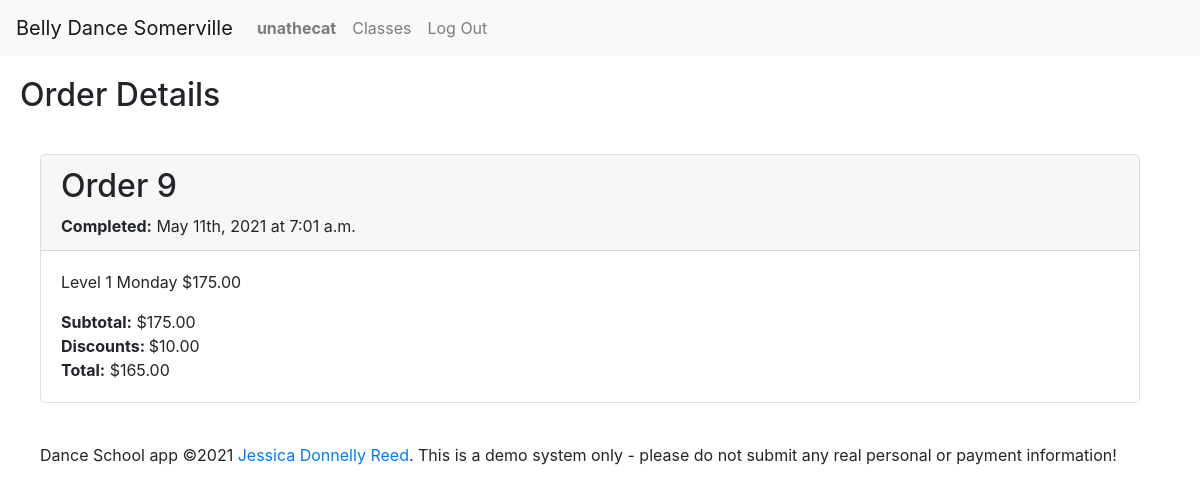
/order/9 (signed in), run on an earlier commit of the app's database.
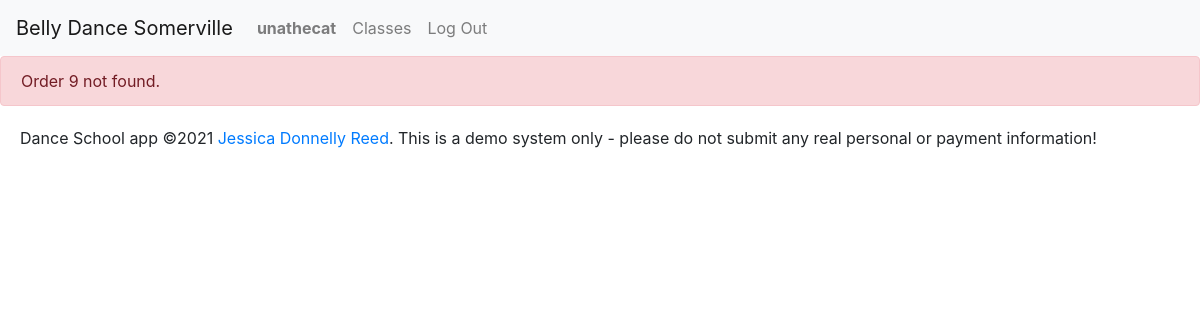
And on a later commit of the database.
### enrollment/models.py (models this page shows, shortened)
class User(AbstractUser):
    timezone = models.CharField(max_length=32, choices=TIMEZONES,
                                default=settings.DEFAULT_TIMEZONE)
    first_name = models.CharField(max_length=128, null=False, blank=False)
    last_name = models.CharField(max_length=128, null=False, blank=False)
    email = models.EmailField(max_length=254, null=False, blank=False)
    phone = models.CharField(max_length=32, null=True, blank=True)
    emergency_first = models.CharField(max_length=128, null=True, blank=True)
    emergency_last = models.CharField(max_length=128, null=True, blank=True)
    emergency_email = models.EmailField(max_length=254, null=True, blank=True)
    emergency_phone = models.CharField(max_length=32, null=True, blank=True)
    accept_terms = models.DateTimeField(null=True, blank=True)
    contact_sheet_notes = models.CharField(
        max_length=2048, null=True, blank=True)

class Order(models.Model):
    student = models.ForeignKey(
        User, on_delete=PROTECT, null=False, blank=False, related_name='orders')
    discount = models.DecimalField(
        max_digits=8, decimal_places=2, null=True, blank=True)
    completed = models.DateTimeField(null=True, blank=True)
    @property
    def subtotal(self):
        try:
            amount = self.line_items.aggregate(Sum('price'))['price__sum']
        except LineItem.DoesNotExist:
            return 0
        return 0 if amount is None else amount
    @property
    def total(self):
        return self.subtotal - self.discount if self.discount is not None else self.subtotal

class LineItem(models.Model):
    order = models.ForeignKey(Order, on_delete=PROTECT,
                              null=False, blank=False, related_name='line_items')
    offering = models.ForeignKey(
        Offering, on_delete=PROTECT, null=False, blank=False, related_name='line_items')
    planned_absences = models.CharField(max_length=1024, null=True, blank=True)
    price = models.DecimalField(
        max_digits=6, decimal_places=2, null=False, blank=False)

class Offering(models.Model):
    course = models.ForeignKey(
        Course, on_delete=PROTECT, null=False, blank=False, related_name='offerings')
    semester = models.ForeignKey(
        Semester, on_delete=PROTECT, null=False, blank=False, related_name='offerings')
    location = models.ForeignKey(
        Location, on_delete=PROTECT, null=False, blank=False, related_name='offerings')
    hourly_rate = models.DecimalField(
        max_digits=5, decimal_places=2, default=settings.HOURLY_RATE, null=False, blank=False)
    price_override = models.DecimalField(
        max_digits=7, decimal_places=2, null=True, blank=True)
    weekday = models.IntegerField(
        choices=settings.WEEKDAYS, null=False, blank=False)
    start_time = models.TimeField(null=False, blank=False)
    end_time = models.TimeField(null=False, blank=False)
    timezone = models.CharField(max_length=32, choices=TIMEZONES,
                                default=settings.DEFAULT_TIMEZONE)
    start_date = models.DateField(null=False, blank=False)
    end_date = models.DateField(null=False, blank=False)
    backup_class = models.DateTimeField(null=False, blank=False)
    capacity = models.IntegerField(null=False, blank=False)
    schedule_notes = models.CharField(max_length=2048, null=True, blank=True)
    notes = models.CharField(max_length=2048, null=True, blank=True)
    @property
    def weekday_name(self):
        return settings.WEEKDAYS[self.weekday][1]

class Course(models.Model):
    title = models.CharField(max_length=64, null=False, blank=False)
    subtitle = models.CharField(max_length=256, null=False, blank=False)
    description = models.TextField(
        max_length=4096, null=False, blank=False, help_text=settings.MARKDOWN_HELP_TEXT)
    requirements = models.CharField(max_length=256, null=False, blank=False)
    qualifications = models.CharField(max_length=1024, null=False, blank=False)

### enrollment/views.py (the view, shortened to what this page needs)
# urls.py: path('order/<int:id>', views.checkout, name='order'),
@login_required
def checkout(request, id):
    set_timezone(request)
    payment_form = None
    profile = None
    try:
        cart = Order.objects.get(pk=id)
        if cart:
            cart.items = cart.line_items.all()
    except Order.DoesNotExist:
        cart = None
        message = f'Order {id} not found.'
    else:
        if request.method == 'GET':
            if cart.completed is None:
                message = validate_checkout(request, id)
                if cart.student != request.user:
                    cart = None
                else:
                    payment_form = GiftCardForm(initial={'total': cart.total})
                    profile = authorized_get_profile(request, cart.student.id)
            else:
                payment_form = None
                if cart.student != request.user and not request.user.is_staff:
                    cart = None
                    message = 'You may not view other users\' orders'
                else:
                    message = None
        else:
            message = 'POST or GET request required.'
    finally:
        return render(request, 'enrollment/cart.html', {
            'cart': cart,
            'message': message,
            'semester': latest_semester(),
            'payment_form': payment_form,
            'profile': profile
        })

### enrollment/context_processors.py (called while the page is built)
def global_settings(request):
    return {
    'DEFAULT_TIMEZONE': settings.DEFAULT_TIMEZONE,
    'TIME_FORMAT': settings.TIME_FORMAT,
    'DATE_FORMAT': settings.DATE_FORMAT,
    'DATE_TIME_FORMAT': settings.DATE_TIME_FORMAT,
    'DATE_TIME_FORMAT_NO_YEAR': settings.DATE_TIME_FORMAT_NO_YEAR,
    'DATE_TIME_TIMEZONE_FORMAT': settings.DATE_TIME_TIMEZONE_FORMAT,
    'SCHOOL_NAME': settings.SCHOOL_NAME,
    'SCHOOL_POLICIES': settings.SCHOOL_POLICIES,
    'NO_OFFERINGS': settings.NO_OFFERINGS,
    }

### enrollment/views.py (called while the page is built)
def set_timezone(request):
    if request.user.is_authenticated:
        timezone.activate(request.user.timezone)
    else:
        timezone.activate(settings.DEFAULT_TIMEZONE)

def latest_semester():
    try:
        semester = Semester.objects.filter(hide=False).latest('start_date')
    except Semester.DoesNotExist:
        return None
    return semester

### enrollment/templates/enrollment/cart.html (shortened to what this page needs)
{% extends "enrollment/layout.html" %}
{% load static %}
{% load tz %}
{% block body %}
{% if cart %}
    <header>
        {% if cart.completed %}
            <h2>Order Details</h2>
        {% endif %}
    </header>
    <div class="row">
        <div id="cart-container" class="col-md">
            <div class="accordion" id="cart-accordion">
                <div class="card">
                    <div class="card-header">
                        {% if cart.completed %}
                            <h2 class="section-header">Order {{cart.id}}</h2>
                            <div>
                                <span class="label">Completed:</span> <span class="value">{{cart.completed|date:DATE_TIME_FORMAT}}</span>
                            </div>
                        {% else %}
                            <h2 class="section-header">Items in Cart</h2>
                        {% endif %}
                    </div>
                    <div class="card-body">
                        <ul id="cart-items">
                            {% for item in cart.items %}
                                <li data-offering={{item.offering.id}}>{{item.offering.course.title}} {{item.offering.weekday_name}} ${{item.price|floatformat:2 }}
                                </li>
                            {% endfor %}
                        </ul>
                        {% if cart.items %}
                            <div>
                                <span class="label">Subtotal:</span>  <span>${{cart.subtotal|default_if_none:"0.00"|floatformat:2 }}</span>
                            </div>
                            <div>
                                <span class="label">Discounts: </span> <span>${{cart.discount|default_if_none:"0.00"|floatformat:2 }}</span>
                            </div>
                            <div>
                                <span class="label">Total:</span>  <span>${{cart.total|default_if_none:"0.00"|floatformat:2 }}</span>
                            </div>
                        {% else %}
                        <div>This cart is empty.  <a href="{% url 'index' %}">Return to class listings.</a></div>
                        {% endif %}
                    </div>
                </div>
            </div>
        </div>
{% endif %}
{% endblock %}

### enrollment/templates/enrollment/layout.html (shortened to what this page needs)
{% load static %}
{% load tz %}
<!DOCTYPE html>
<html lang="en">
<head>
    <link rel="stylesheet" href="https://stackpath.bootstrapcdn.com/bootstrap/4.4.1/css/bootstrap.min.css"
>
    <link href="{% static 'enrollment/styles.css' %}" rel="stylesheet">
</head>
<body>
    <nav class="navbar navbar-expand-sm navbar-light bg-light">
        <a class="navbar-brand" href="#">{{SCHOOL_NAME}}</a>
        <div class="collapse navbar-collapse" id="main-nav">
            <ul class="navbar-nav mr-auto">
                {% if user.is_authenticated %}
                    <li class="nav-item">
                        <a class="nav-link" href="{% url 'view_profile' user.id %}"><strong>{{user.username}}</strong></a>
                    </li>
                {% endif %}
                    <li class="nav-item">
                        <a class="nav-link" href="{% url 'index' %}">Classes</a>
                    </li>
                {% if user.is_authenticated %}
                    <li class="nav-item">
                        <a class="nav-link" href="{% url 'logout' %}">Log Out</a>
                    </li>
                {% endif %}
            </ul>
        </div>
    </nav>
    {% if message %}
    <div id="main-alert-persistent" class="alert alert-danger">
        {{message|linebreaksbr}}
    </div>
    {% endif %}
    {% block body %}
    {% endblock %}
    <footer>
        Dance School app &copy;2021 <a href="https://github.com/ruadh">Jessica Donnelly Reed</a>.  This is a demo system only - please do not submit any real personal or payment information!
    </footer>
</body>
</html>

### enrollment/static/enrollment/styles.css (style rules this page uses)
header, footer, .row { margin: 20px; }

What changed in the data, as far as the page shows it:
removed Order: id "9", completed "May 11th, 2021 at 7:01 a.m.", subtotal "175.00", discount "10.00", total "165.00"
removed LineItem: offering.course "Level 1", offering.weekday_name "Monday", price "175.00"
Also different on the page:
{{ message|linebreaksbr }}: (not shown) → "Order 9 not found."
text no longer shown: "Order Details Order Completed: Subtotal: $ Discounts: $ Total: $"
